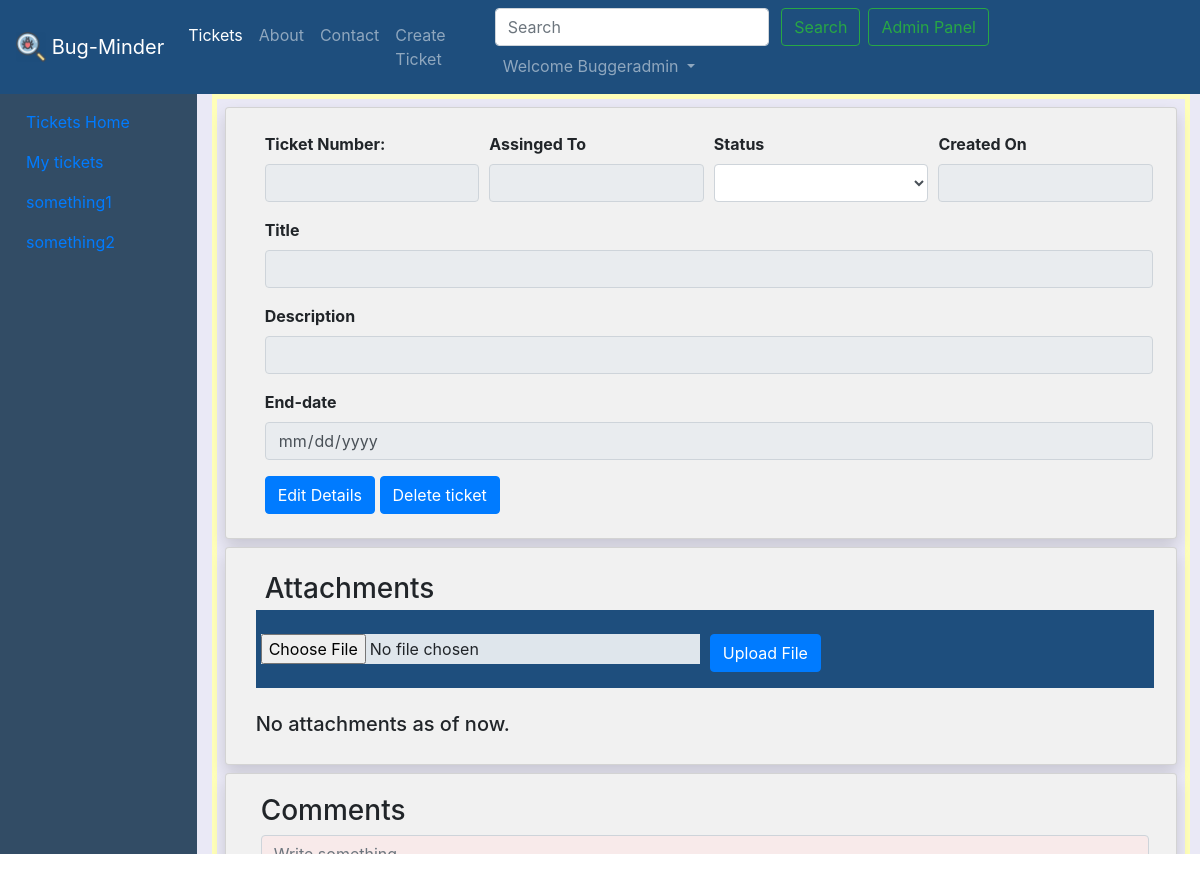
The app's page /tickets/42 (signed in), older data.
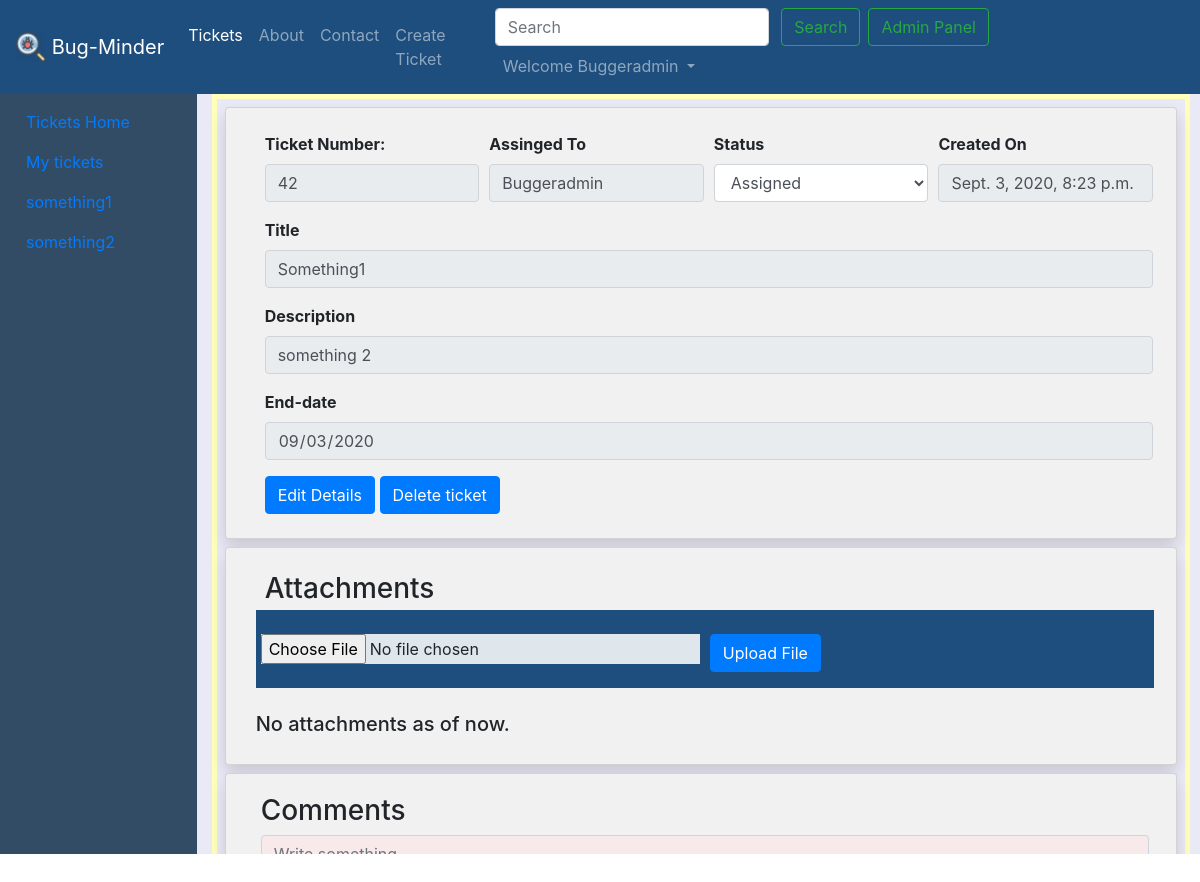
The same page, newer data.
### tickets/models.py (models this page shows, shortened)
class Ticket(models.Model):
    tno = models.AutoField(primary_key=True)
    title = models.CharField(max_length=255)
    content = models.TextField()
    author = models.CharField(max_length=100)
    status = models.CharField(max_length=20, default='Assigned')
    slug = models.CharField(max_length=130)
    timestamp = models.DateTimeField(default=now)
    end_date = models.DateTimeField(null=True, blank=True)

### tickets/views.py (the view)
# urls.py: path('<str:tno>', views.ticketDetails, name='ticketDetails'),
@login_required
def ticketDetails(request, tno):
    ticket = Ticket.objects.filter(tno=tno).first()
    comments = TicketComment.objects.filter(ticket=ticket)
    attachments = TicketAttachment.objects.filter(ticket=ticket)
    context = {
        'ticket': ticket,
        'comments': comments,
        'attachments': attachments
    }
    return render(request, 'tickets/ticketDetails.html', context)

### templates/tickets/ticketDetails.html (shortened to what this page needs)
{% extends 'ticketBase.html' %}
{% block ticketBody %}
<div id="div1" style="height: 760px;position:relative;">
    <div id="div2" style="max-height:100%;overflow:auto; ">
        <div id="div3" style="height:1500px;border:5px solid rgb(255 255 185);">
            <div class="card shadow m-2">
                <form>
                    <div class="container-fluid m-2">
                        <div class="form-row">
                            <div class="form-group col-md-3">
                                <label for="inputEmail4"><strong>Ticket Number:</strong></label>
                                <input type="text" class="form-control" id="tno" name="tno" value='{{ticket.tno}}'
                                    readonly>
                            </div>
                            <div class="form-group col-md-3">
                                <label for="author"><strong>Assinged To</strong></label>
                                <input type="text" class="form-control" id="author" name="author"
                                    value="{{ticket.author}}" readonly>
                            </div>
                            <div class="form-group col-md-3">
                                <label for="Status"><strong>Status</strong></label>
                                <select class="form-control" name="Status" id="Status">
                                    <option value="{{ticket.status}}" selected><b>{{ticket.status}}</b></option>
                                </select>
                            </div>
                            <div class="form-group col-md-3">
                                <label for="timestamp"><strong>Created On</strong></label>
                                <input type="text" class="form-control" id="timestamp" name="timestamp"
                                    value="{{ticket.timestamp}}" readonly>
                            </div>
                        </div>
                        <div class="form-group">
                            <label for="Title"><strong>Title</strong></label>
                            <input type="text" class="form-control" id="Title" name="Title" value="{{ticket.title}}"
                                readonly>
                        </div>
                        <div class="form-group">
                            <label for="Description"><strong>Description</strong></label>
                            <input type="text" class="form-control" id="Description" name="Description"
                                value="{{ticket.content}}" readonly>
                        </div>
                        <div class="form-group">
                            <label for="enddate"><strong>End-date</strong></label>
                            <input type="date" class="form-control" id="end_date" name="end_date"
                                value="{{ticket.end_date|date:'Y-m-d'}}" readonly>
                        </div>
                        <a role="button" class="btn btn-primary" data-toggle="modal" data-target="#editTicketModal" title="Edit this ticket">Edit
                            Details</a>
                        <a role="button" class="btn btn-primary" data-toggle="modal"
                            data-target="#deleteTicketModal" title="Delete this ticket">Delete
                            ticket</a>
                    </div>
                </form>
            </div>
            <div class="card shadow m-2">
                <div class="container-fluid m-1">
                    <h3 class="m-1">Attachments</h3>
                    <form action="/tickets/ticketAttachments" method="POST" enctype="multipart/form-data">
                        <div class="form-row" style="background-color: #1e4e7d !important;">
                            <div class="form-group col-md-6">
                                {% comment %} <label for="attachment">Upload file(s):</label> {% endcomment %}<br>
                                <input type="file" class="form-control-file"
                                    style="background-color: #dfe6ec !important;" id="attachment" name="attachment"
                                    required="" oninvalid="this.setCustomValidity('Sorry!! we cannot upload AIR')"
                                    oninput="setCustomValidity('')">
                            </div>
                            <div class="form-group col-md-6">
                                <br>
                                <input type="submit" class="btn btn-primary" value="Upload File">
                            </div>
                        </div>
                    </form>
                    <br>
                    <div id="div1" style="position:relative;">
                        <div class="row">
                            {% if attachments|length < 1 %}
                            <h5>No attachments as of now.</b></h5>
                            {% endif %}
                        </div>
                    </div>
                </div>
            </div>
            <div class="card shadow m-2">
                <div class="container-fluid m-1">
                    <h3>Comments</h3>
                    <form action="/tickets/ticketComments" method="POST">
                        <textarea class="form-control" aria-label="With textarea" style="background-color: #f8eaea;"
                            class="form-control" name="comment" cols="30" rows="6" required="" placeholder="Write something.."
                            oninvalid="this.setCustomValidity('Comments cannot be an empty space:')"
                            oninput="setCustomValidity('')"></textarea>
                        <input type="hidden" name="ticketTno" value="{{ticket.tno}}"><br>
                    </form>
                    <br>
                </div>
            </div>
        </div>
    </div>
</div>
{% endblock ticketBody %}

### templates/ticketBase.html (shortened to what this page needs)
{% extends 'base.html' %}
{% block ticketsactive %} active {% endblock ticketsactive %}
{% block body %}
<div class="row">
    <div class="col-2 container-fluid bg-dark2" style="height: 760px;position:relative;">
        <nav class="navbar bg-dark2">
            <ul class="nav navbar-nav bg-dark2" style="list-style-type: none; margin: 0; padding: 0; width: 300px;">
                <li class="nav-item {% block ticketHomeActive %} {% endblock ticketHomeActive %}">
                    <a class="nav-link" id="ticketsHome" href="/tickets"> Tickets Home </a>
                </li>
                <li class="nav-item {% block myticketsActive %} {% endblock myticketsActive %}">
                    <a class="nav-link" id="mytickets" href="/tickets/myTickets"> My tickets </a>
                </li>
                <li class="nav-item">
                    <a class="nav-link" href="#"> something1 </a>
                </li>
                <li class="nav-item">
                    <a class="nav-link" href="#"> something2</a>
                </li>
            </ul>
        </nav>
    </div>
    <div class="col-10" style="background-color: #3128a71a;" >
        {% block ticketBody %} {% endblock ticketBody %}
    </div>
</div>
{% endblock body %}

### templates/base.html (shortened to what this page needs)
<!doctype html>
<html lang="en">
<head>
    <link rel="stylesheet" href="https://stackpath.bootstrapcdn.com/bootstrap/4.5.2/css/bootstrap.min.css"
>
    <link rel="stylesheet" href="https://use.fontawesome.com/releases/v5.6.3/css/all.css"
>
</head>
<body>
    <nav class="navbar navbar-expand-lg navbar-dark bg-dark" id="Nav_Base">
        {% load static %}
        <a class="navbar-brand" href="#"><img src="{%  static 'img/bug-magnifying-glass-icon.png' %}" width="30"
                height="30" class="d-inline-block align-top" alt="bug" loading="lazy"> Bug-Minder</a>
        <div class="collapse navbar-collapse" id="navbarSupportedContent">
            <ul class="navbar-nav mr-auto">
                {% if user.is_authenticated %}
                <li class="nav-item {% block ticketsactive %} {% endblock ticketsactive %}">
                    <a class="nav-link" href="/tickets">Tickets</a>
                </li>
                <li class="nav-item {% block aboutactive %} {% endblock aboutactive %}">
                    <a class="nav-link" href="/aboutPage">About</a>
                </li>
                <li class="nav-item {% block contactactive %} {% endblock contactactive %} ">
                    <a class="nav-link" href="/contact">Contact</a>
                </li>
                <li class="nav-item">
                    <a role="button" class="nav-link" data-toggle="modal" data-target="#createTicketModal">Create
                        Ticket</a>
                </li>
            </ul>
            <div class="ml-auto form-inline">
                <form method="get" action="/search" class="my-2 my-lg-0" autocomplete="off">
                    <input class="form-control mr-sm-2" type="search" id="query" name="query" id="query"
                        placeholder="Search" aria-label="Search" onchange="this.form.submit()">
                    <button class="btn btn-outline-success my-2 my-sm-0" type="submit">Search</button>
                </form>
                {% if request.user.is_superuser %}
                <a href="/admin" target="_blank" class="btn btn-outline-success m-2 my-2 my-sm-0" type="submit">Admin
                    Panel</a>
                {% endif %}
                <ul class="navbar-nav">
                    <li class="nav-item dropdown">
                        <a class="nav-link dropdown-toggle" href="#" id="navbarDropdown" role="button"
                            data-toggle="dropdown" aria-haspopup="true" aria-expanded="false">
                            Welcome {{ request.user|title }}
                        </a>
                    </li>
                </ul>
                {% endif %}
            </div>
        </div>
    </nav>
    {% block body %} {% endblock body %}
</body>
</html>

### templates/base.html (style rules this page uses)
.bg-dark { background-color: #1e4e7d !important; }

### templates/ticketBase.html (style rules this page uses)
.bg-dark2 { background-color: #324c65 !important; }

### templates/tickets/ticketDetails.html (style rules this page uses)
* { box-sizing: border-box; }
.row { margin: 0 -5px; }
.row:after { content: ""; display: table; clear: both; }
.card { box-shadow: 0 4px 8px 0 rgba(0, 0, 0, 0.2); padding: 16px; background-color: #f1f1f1; }

Row changes from the older to the newer data that the page shows:
added Ticket: tno "42", author "Buggeradmin", timestamp "Sept. 3, 2020, 8:23 p.m.", Title "Something1", Description "something 2", end_date "09/03/2020"
Text that changed along with them:
form field Status: (not shown) → "Assigned"
